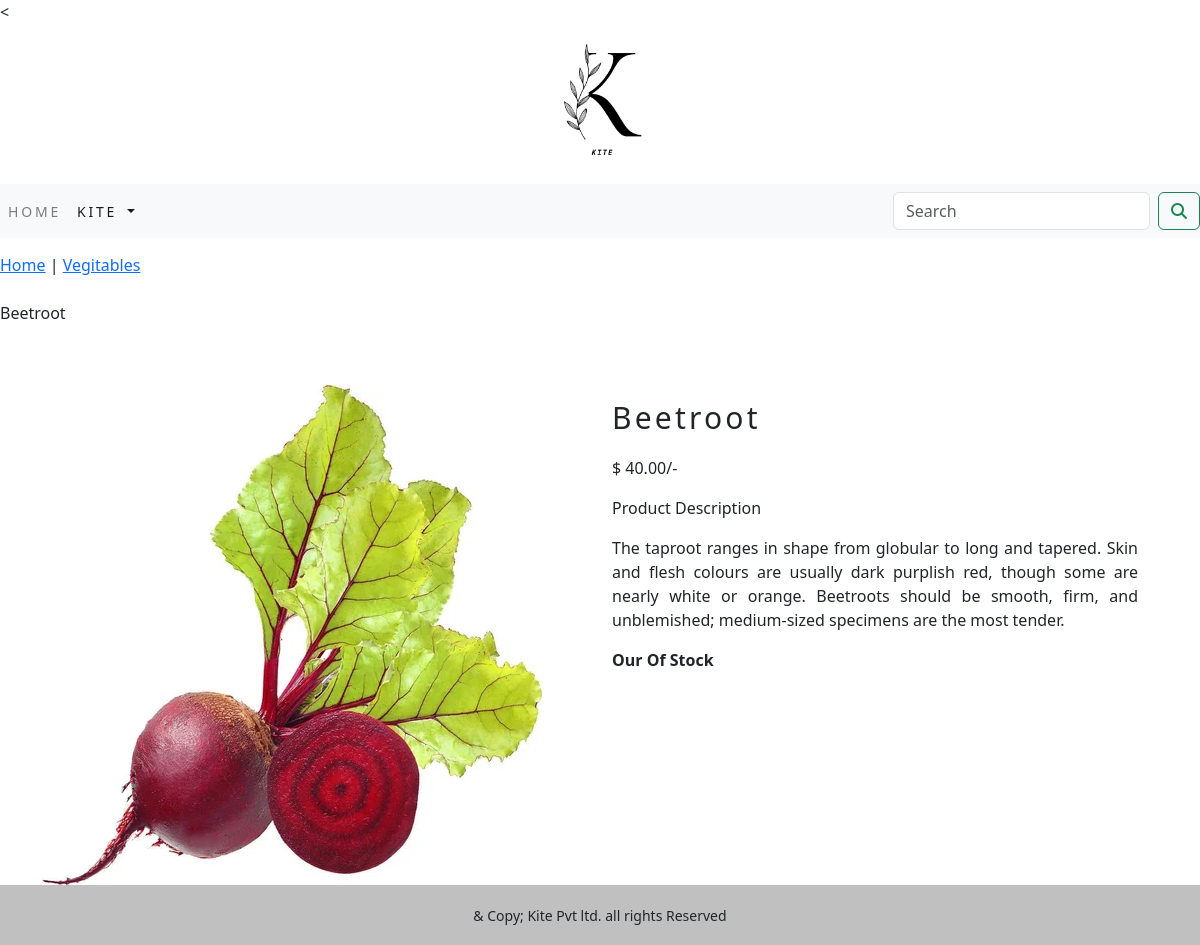
Screenshot of /Kite/vegitables/beetroot/ with the database file from the repository.
### Kite/models.py (models this page shows, shortened)
class Product(models.Model):
    name=models.CharField(max_length=200, unique=True)
    slug=models.SlugField(max_length=200, unique=True)
    dic=models.TextField(blank=True)
    img=models.ImageField(upload_to='product',blank=True)
    price=models.DecimalField(max_digits=10, decimal_places=2)
    category=models.ForeignKey(Category,on_delete=models.CASCADE)
    stock=models.IntegerField()
    available=models.BooleanField(default=True)
    created=models.DateTimeField(auto_now_add=True)
    updated=models.DateTimeField(auto_now=True)
    class Meta:
        ordering=('name',)
        verbose_name='product'
        verbose_name_plural='products'

class Category(models.Model):
    name=models.CharField(max_length=200, unique=True)
    slug=models.SlugField(max_length=200, unique=True)
    dic=models.TextField(blank=True)
    img=models.ImageField(upload_to='category',blank=True)
    class Meta:
        ordering=('name',)
        verbose_name='category'
        verbose_name_plural='categories'
    def get_url(self):
        return reverse('Kite:product_by_category',args=[self.slug])
    def __str__(self):
        return '{}'.format(self.name)

### Kite/views.py (the view)
# urls.py: path('<slug:c_slug>/<slug:products_slug>/', views.prodetail, name='productcategory'),
def prodetail(request,c_slug,products_slug):
    try:
        product=Product.objects.get(category__slug=c_slug,slug=products_slug)
    except Exception as e:
        raise e
    return render(request,'product.html',{'product':product})

### Cart/context_processors.py (called while the page is built)
def counter(request):
    item_count=0
    if 'admin' in request.path:
        return {}
    else:
        try:
            cart=Cart.objects.filter(cart_id=_cart_id(request))
            car_items=Cartitem.objects.all().filter(cart=cart[:1])
            for cart_item in car_items:
                item_count += cart_item.Qty
        except Cart.DoesNotExist:
            item_count =0
    return dict(item_count=item_count)

### Cart/views.py (called while the page is built)
def _cart_id(request):
    cart=request.session.session_key
    if not cart:
        cart=request.session.create()
    return cart

### Kite/context_processors.py (called while the page is built)
def menu_links(request):
    links=Category.objects.all()
    return dict(links=links)

### template/product.html (shortened to what this page needs)
{% extends 'base.html' %}
{% load static %}
{% block content %}
<div class="row my_pro_row_class">
    <div class="mx_auto">
        <p>
            <a href="{% url 'Kite:AllProductCat' %}">Home</a> | <a href="{{product.category.get_url}}">{{product.category}}</a><br><br>{{product.name}}
        </p>
    </div>
</div>
<div class="container">
<br>
<div class="row">
    <div class="col-12 col-sm-12 col-md-12 col-lg-6 text=center">
        <div style="min-width:20rem">
            <img src="{{product.img.url}}" alt="{{product.name}}">
        </div>
    </div>
        <div class="col-12 col-sm-12 col-md-12 col-lg-6">
            <div>
                <h1 class="pro_title">{{product.name}}</h1>
                <p>$   {{product.price}}/-</p>
                <p class="dic_title">Product Description</p>
                <p class="text-justify pro_text">{{product.dic}}</p>
                {% if product.stock <= 0 %}
                <p class="text-justify pro_text"><b>Our Of Stock</b></p>
                {% else %}
                <a class="btn btn-secondary" href="{% url 'Cart:add_cart' product.id %}">Add To Cart</a>
                {% endif %}
            </div>
        </div>
    </div>
</div>
{% endblock %}

### static/css/custom.css (style rules this page uses)
body { font-family: 'Barlow Condensed', sans-serif; }
.my_pro_row_class { padding-top:15px; padding-bottom:20px; }
.pro_title { font-size:30px; text_transform:uppercase; letter-spacing:.2rem; padding-top:15px; padding-bottom:12px; }
.pro_text { padding-right:20px; }

### rows the page displays
Product: category "Vegitables", name "Beetroot", img (picture), price "40.00", dic "The taproot ranges in shape from globular to long and tapered. Skin and flesh colours are usually dark purplish red, though some are nearly white or orange. Beetroots should be smooth, firm, and unblemished; medium-sized specimens are the most tender."
